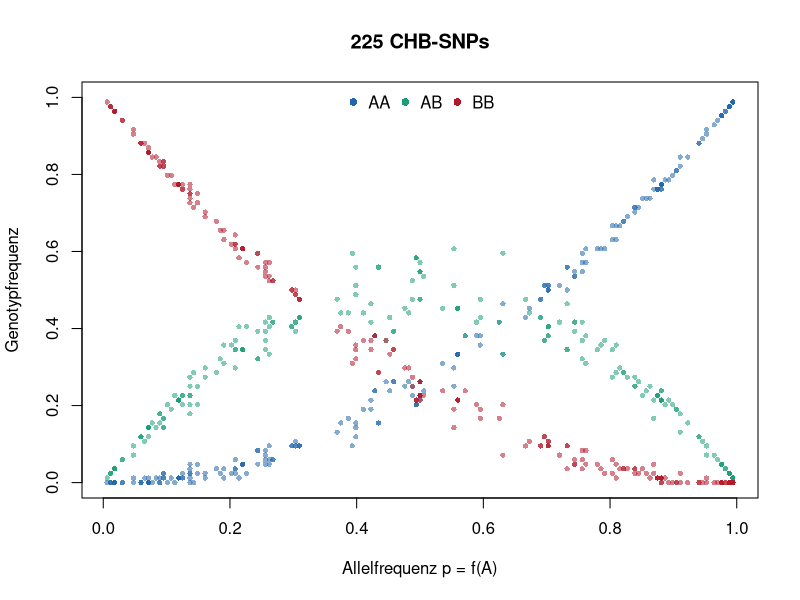
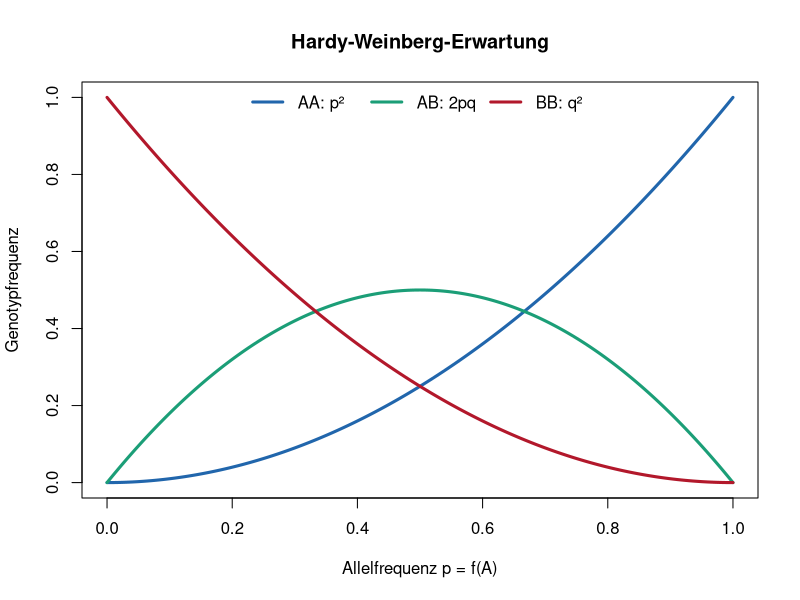
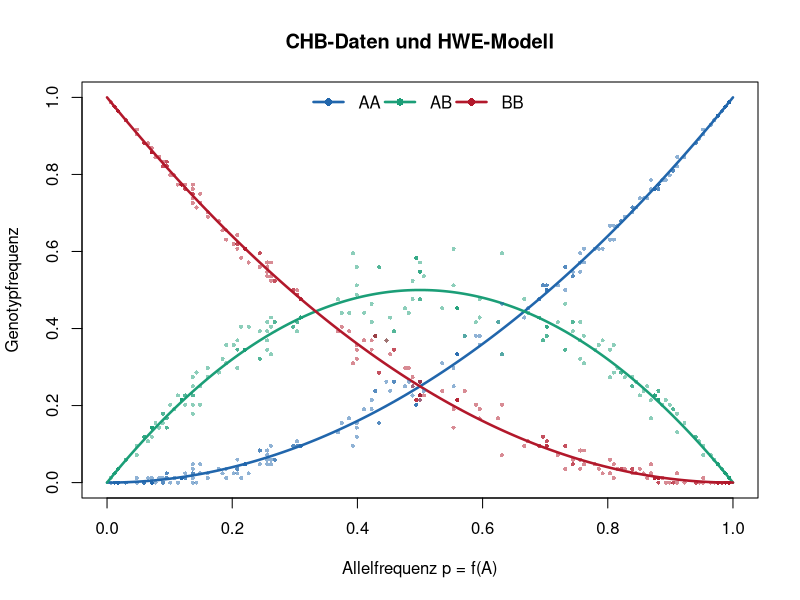
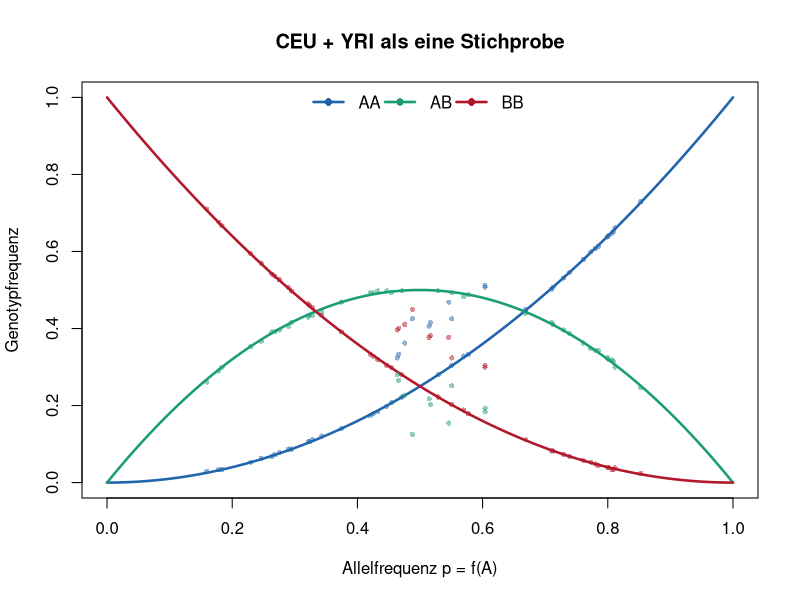
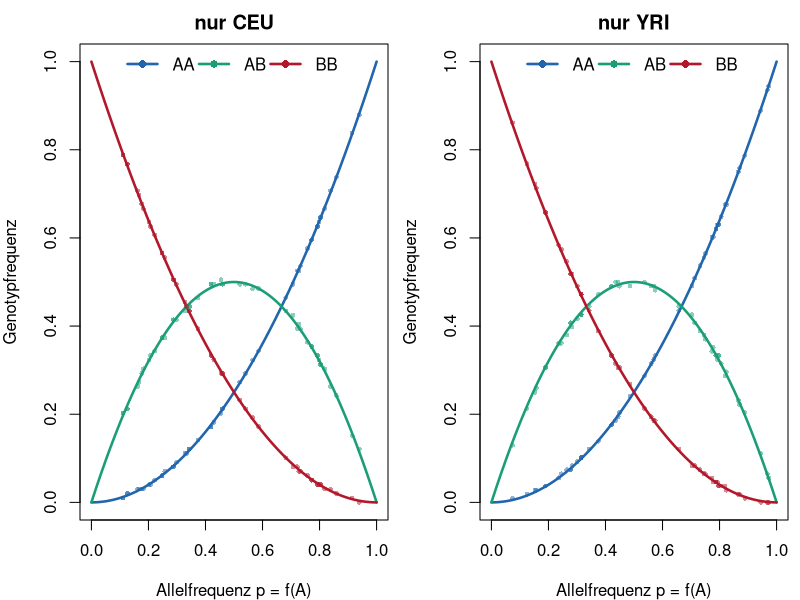
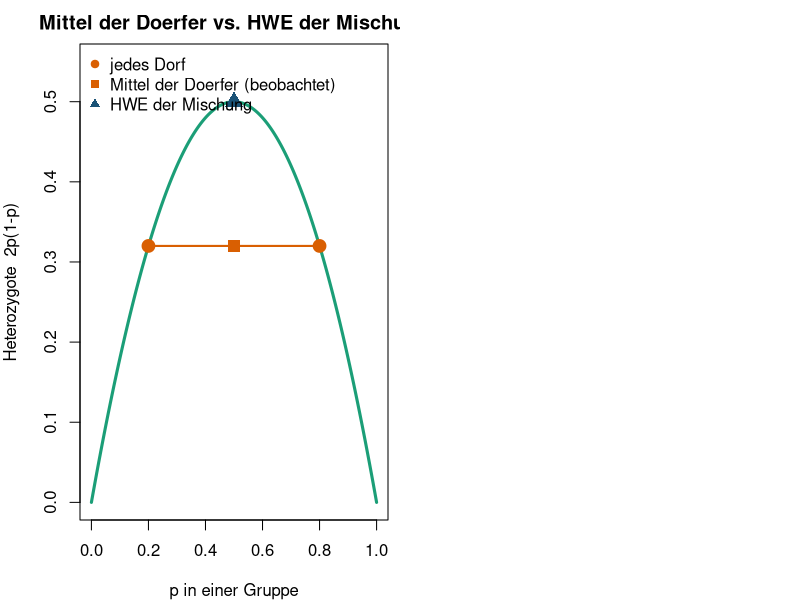

Source code (R) for these figures, in order:
## ---- chunk 1
#| include: false
freqs <- function(AA, AB, BB) {
  n <- AA + AB + BB
  p <- (2 * AA + AB) / (2 * n)
  data.frame(n = n, p = p, f_AA = AA / n, f_AB = AB / n, f_BB = BB / n)
}

plot_hwe <- function(dat, main, cex = 0.7) {
  pgrid <- seq(0, 1, length.out = 301)
  cols <- c(AA = "#2166ac", AB = "#1b9e77", BB = "#b2182b")
  plot(pgrid, pgrid^2, type = "l", lwd = 2.5, col = cols[1],
       ylim = c(0, 1), xlab = "Allelfrequenz p = f(A)",
       ylab = "Genotypfrequenz", main = main)
  lines(pgrid, 2 * pgrid * (1 - pgrid), lwd = 2.5, col = cols[2])
  lines(pgrid, (1 - pgrid)^2, lwd = 2.5, col = cols[3])
  points(dat$p, dat$f_AA, pch = 16, cex = cex, col = adjustcolor(cols[1], 0.5))
  points(dat$p, dat$f_AB, pch = 16, cex = cex, col = adjustcolor(cols[2], 0.5))
  points(dat$p, dat$f_BB, pch = 16, cex = cex, col = adjustcolor(cols[3], 0.5))
  legend("top", c("AA", "AB", "BB"), col = cols, pch = 16, lwd = 2.5,
         bty = "n", ncol = 3)
}

hapmap <- read.csv("data/hapmap_chb_chr1.csv")
hapmap <- cbind(hapmap, freqs(hapmap$AA, hapmap$AB, hapmap$BB))

panel <- read.csv("data/panel_ceu_yri.csv")
ceu_p <- panel[panel$pop == "CEU", ]
yri_p <- panel[panel$pop == "YRI", ]
stopifnot(identical(ceu_p$snp, yri_p$snp))
pooled <- cbind(
  data.frame(
    AA = ceu_p$AA + yri_p$AA,
    AB = ceu_p$AB + yri_p$AB,
    BB = ceu_p$BB + yri_p$BB
  ),
  freqs(ceu_p$AA + yri_p$AA, ceu_p$AB + yri_p$AB, ceu_p$BB + yri_p$BB)
)
ceu_f <- cbind(ceu_p, freqs(ceu_p$AA, ceu_p$AB, ceu_p$BB))
yri_f <- cbind(yri_p, freqs(yri_p$AA, yri_p$AB, yri_p$BB))

pgrid <- seq(0, 1, length.out = 301)
cols <- c(AA = "#2166ac", AB = "#1b9e77", BB = "#b2182b")
## ---- chunk 2
#| fig-height: 3.7
#| fig-width: 7.6
#| out-width: 62%
plot(hapmap$p, hapmap$f_AA, pch = 16, cex = 0.7, col = adjustcolor(cols[1], 0.55),
     ylim = c(0, 1), xlab = "Allelfrequenz p = f(A)",
     ylab = "Genotypfrequenz", main = "225 CHB-SNPs")
points(hapmap$p, hapmap$f_AB, pch = 16, cex = 0.7, col = adjustcolor(cols[2], 0.55))
points(hapmap$p, hapmap$f_BB, pch = 16, cex = 0.7, col = adjustcolor(cols[3], 0.55))
legend("top", c("AA", "AB", "BB"), col = cols, pch = 16, bty = "n", ncol = 3)
## ---- chunk 3
#| fig-height: 3.2
#| fig-width: 7.2
#| out-width: 52%
plot(pgrid, pgrid^2, type = "l", lwd = 3, col = cols[1],
     ylim = c(0, 1), xlab = "Allelfrequenz p = f(A)",
     ylab = "Genotypfrequenz", main = "Hardy-Weinberg-Erwartung")
lines(pgrid, 2 * pgrid * (1 - pgrid), lwd = 3, col = cols[2])
lines(pgrid, (1 - pgrid)^2, lwd = 3, col = cols[3])
legend("top", c("AA: p²", "AB: 2pq", "BB: q²"),
       col = cols, lwd = 3, bty = "n", ncol = 3)
## ---- chunk 4
#| fig-height: 3.6
#| fig-width: 7.6
#| out-width: 60%
plot_hwe(hapmap, "CHB-Daten und HWE-Modell", cex = 0.55)
## ---- chunk 5
#| fig-height: 3.6
#| fig-width: 7.6
#| out-width: 60%
plot_hwe(pooled, "CEU + YRI als eine Stichprobe")
## ---- chunk 6
#| fig-height: 3.4
#| fig-width: 8.4
#| out-width: 78%
par(mfrow = c(1, 2), mar = c(4, 4, 2.2, 0.6))
plot_hwe(ceu_f, "nur CEU", cex = 0.65)
plot_hwe(yri_f, "nur YRI", cex = 0.65)
## ---- chunk 7
#| fig-height: 3.5
#| fig-width: 7.4
#| out-width: 62%
p <- seq(0, 1, length.out = 300)
het <- 2 * p * (1 - p)
plot(p, het, type = "l", lwd = 3, col = "#1b9e77",
     xlab = "p in einer Gruppe", ylab = "Heterozygote  2p(1-p)",
     main = "Mittel der Doerfer vs. HWE der Mischung",
     ylim = c(0, 0.55))
points(c(0.2, 0.8), c(0.32, 0.32), pch = 19, cex = 1.7, col = "#d95f02")
segments(0.2, 0.32, 0.8, 0.32, lwd = 2, col = "#d95f02")
points(0.5, 0.32, pch = 15, cex = 1.6, col = "#d95f02")
points(0.5, 0.50, pch = 17, cex = 1.8, col = "#1a5276")
legend("topleft",
       c("jedes Dorf", "Mittel der Doerfer (beobachtet)", "HWE der Mischung"),
       col = c("#d95f02", "#d95f02", "#1a5276"),
       pch = c(19, 15, 17), bty = "n")
